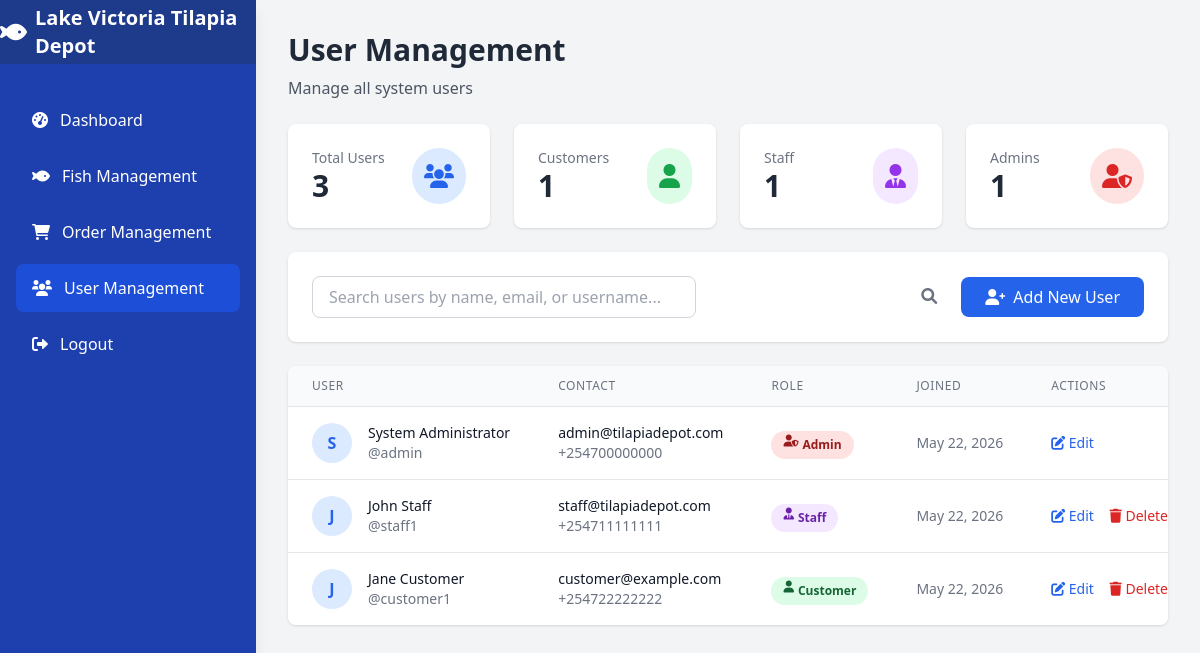
The page /views/staff/users_list.php (signed in) on the database its author committed.
### tables this page shows
CREATE TABLE users (
    id INT PRIMARY KEY AUTO_INCREMENT,
    username VARCHAR(50) UNIQUE NOT NULL,
    email VARCHAR(100) UNIQUE NOT NULL,
    password VARCHAR(255) NOT NULL,
    full_name VARCHAR(100) NOT NULL,
    phone VARCHAR(20),
    address TEXT,
    role ENUM('admin', 'staff', 'customer') DEFAULT 'customer',
    created_at TIMESTAMP DEFAULT CURRENT_TIMESTAMP,
    updated_at TIMESTAMP DEFAULT CURRENT_TIMESTAMP ON UPDATE CURRENT_TIMESTAMP
);

### controllers/UserController.php (called while the page is built, shortened)
<?php
require_once __DIR__ . '/../config/database.php';
require_once __DIR__ . '/../models/User.php';
class UserController
{
    private $user;
    public function __construct()
    {
        $database = new Database();
        $this->db = $database->getConnection();
        $this->user = new User($this->db);
    }
    public function getAllUsers()
    {
        try {
            return $this->user->getAllUsers();
        } catch (Exception $e) {
            error_log("Get all users error: " . $e->getMessage());
            return [];
        }
    }
    public function getUserStatistics()
    {
        try {
            return $this->user->getUserStatistics();
        } catch (Exception $e) {
            error_log("Get user statistics error: " . $e->getMessage());
            return [
                'total_users' => 0,
                'total_customers' => 0,
                'total_staff' => 0,
                'total_admins' => 0
            ];
        }
    }
}

### config/database.php (called while the page is built, shortened)
<?php
class Database
{
    private $host = DB_HOST;
    private $dbname = DB_NAME;
    private $username = DB_USER;
    private $password = DB_PASS;
    public function getConnection()
    {
        $this->conn = null;
        try {
            $this->conn = new PDO(
                "mysql:host=" . $this->host . ";dbname=" . $this->dbname . ";charset=utf8",
                $this->username,
                $this->password
            );
            $this->conn->setAttribute(PDO::ATTR_ERRMODE, PDO::ERRMODE_EXCEPTION);
        } catch (PDOException $exception) {
            error_log("Database connection error: " . $exception->getMessage());
        }
        return $this->conn;
    }
}

### models/user.php (called while the page is built, shortened)
<?php
class User
{
    private $conn;
    private $table = 'users';
    public function __construct($db)
    {
        $this->conn = $db;
    }
    public function getAllUsers()
    {
        $query = "SELECT id, username, email, full_name, phone, address, role, created_at
                  FROM " . $this->table . "
                  ORDER BY created_at DESC";
        $stmt = $this->conn->prepare($query);
        $stmt->execute();
        return $stmt->fetchAll(PDO::FETCH_ASSOC);
    }
    public function getUserStatistics()
    {
        $query = "SELECT
                    COUNT(*) as total_users,
                    SUM(role = 'customer') as total_customers,
                    SUM(role = 'staff') as total_staff,
                    SUM(role = 'admin') as total_admins,
                    MAX(created_at) as latest_signup
                  FROM " . $this->table;
        $stmt = $this->conn->prepare($query);
        $stmt->execute();
        return $stmt->fetch(PDO::FETCH_ASSOC);
    }
}

### views/staff/users_list.php (the view, shortened to what this page needs)
<?php
require_once '../../controllers/AuthController.php';
require_once '../../controllers/UserController.php';
$userController = new UserController();
$searchTerm = $_GET['search'] ?? '';
if (!empty($searchTerm)) {
    $users = $userController->searchUsers($searchTerm);
} else {
    $users = $userController->getAllUsers();
}
$userStats = $userController->getUserStatistics();
?>
<!DOCTYPE html>
<html lang="en">
<head>
    <script src="https://cdn.tailwindcss.com"></script>
    <link href="https://cdnjs.cloudflare.com/ajax/libs/font-awesome/6.0.0/css/all.min.css" rel="stylesheet">
</head>
<body class="bg-gray-100">
    <?php include '../includes/staff_sidebar.php'; ?>
    <div class="ml-64 p-8">
        <div class="mb-6">
            <h1 class="text-3xl font-bold text-gray-800">User Management</h1>
            <p class="text-gray-600 mt-2">Manage all system users</p>
        </div>
        <div class="grid grid-cols-1 md:grid-cols-4 gap-6 mb-6">
            <div class="bg-white rounded-lg shadow p-6">
                <div class="flex items-center justify-between">
                    <div>
                        <p class="text-gray-500 text-sm">Total Users</p>
                        <p class="text-3xl font-bold text-gray-800"><?php echo $userStats['total_users']; ?></p>
                    </div>
                    <div class="bg-blue-100 p-3 rounded-full">
                        <i class="fas fa-users text-blue-600 text-2xl"></i>
                    </div>
                </div>
            </div>
            <div class="bg-white rounded-lg shadow p-6">
                <div class="flex items-center justify-between">
                    <div>
                        <p class="text-gray-500 text-sm">Customers</p>
                        <p class="text-3xl font-bold text-gray-800"><?php echo $userStats['total_customers']; ?></p>
                    </div>
                    <div class="bg-green-100 p-3 rounded-full">
                        <i class="fas fa-user text-green-600 text-2xl"></i>
                    </div>
                </div>
            </div>
            <div class="bg-white rounded-lg shadow p-6">
                <div class="flex items-center justify-between">
                    <div>
                        <p class="text-gray-500 text-sm">Staff</p>
                        <p class="text-3xl font-bold text-gray-800"><?php echo $userStats['total_staff']; ?></p>
                    </div>
                    <div class="bg-purple-100 p-3 rounded-full">
                        <i class="fas fa-user-tie text-purple-600 text-2xl"></i>
                    </div>
                </div>
            </div>
            <div class="bg-white rounded-lg shadow p-6">
                <div class="flex items-center justify-between">
                    <div>
                        <p class="text-gray-500 text-sm">Admins</p>
                        <p class="text-3xl font-bold text-gray-800"><?php echo $userStats['total_admins']; ?></p>
                    </div>
                    <div class="bg-red-100 p-3 rounded-full">
                        <i class="fas fa-user-shield text-red-600 text-2xl"></i>
                    </div>
                </div>
            </div>
        </div>
        <div class="bg-white rounded-lg shadow p-6 mb-6">
            <div class="flex flex-col md:flex-row justify-between items-center gap-4">
                <form method="GET" action="" class="flex-1 w-full md:w-auto">
                    <div class="relative">
                        <input type="text" name="search" placeholder="Search users by name, email, or username..."
                            value="<?php echo htmlspecialchars($searchTerm); ?>"
                            class="w-full md:w-96 px-4 py-2 border border-gray-300 rounded-lg focus:outline-none focus:ring-2 focus:ring-blue-500">
                        <button type="submit" class="absolute right-2 top-2 text-gray-500 hover:text-blue-600">
                            <i class="fas fa-search"></i>
                        </button>
                    </div>
                </form>
                <a href="add_user.php" class="bg-blue-600 text-white px-6 py-2 rounded-lg hover:bg-blue-700 transition duration-200">
                    <i class="fas fa-user-plus mr-2"></i>Add New User
                </a>
            </div>
        </div>
        <div class="bg-white rounded-lg shadow overflow-hidden">
            <div class="overflow-x-auto">
                <table class="min-w-full divide-y divide-gray-200">
                    <thead class="bg-gray-50">
                        <tr>
                            <th class="px-6 py-3 text-left text-xs font-medium text-gray-500 uppercase tracking-wider">User</th>
                            <th class="px-6 py-3 text-left text-xs font-medium text-gray-500 uppercase tracking-wider">Contact</th>
                            <th class="px-6 py-3 text-left text-xs font-medium text-gray-500 uppercase tracking-wider">Role</th>
                            <th class="px-6 py-3 text-left text-xs font-medium text-gray-500 uppercase tracking-wider">Joined</th>
                            <th class="px-6 py-3 text-left text-xs font-medium text-gray-500 uppercase tracking-wider">Actions</th>
                        </tr>
                    </thead>
                    <tbody class="bg-white divide-y divide-gray-200">
                        <?php if (empty($users)): ?>
                            <tr>
                                <td colspan="5" class="px-6 py-8 text-center text-gray-500">
                                    <i class="fas fa-users text-4xl mb-2"></i>
                                    <p>No users found</p>
                                </td>
                            </tr>
                        <?php else: ?>
                            <?php foreach ($users as $user): ?>
                                <tr class="hover:bg-gray-50">
                                    <td class="px-6 py-4 whitespace-nowrap">
                                        <div class="flex items-center">
                                            <div class="flex-shrink-0 h-10 w-10 bg-blue-100 rounded-full flex items-center justify-center">
                                                <span class="text-blue-600 font-semibold">
                                                    <?php echo strtoupper(substr($user['full_name'], 0, 1)); ?>
                                                </span>
                                            </div>
                                            <div class="ml-4">
                                                <div class="text-sm font-medium text-gray-900">
                                                    <?php echo htmlspecialchars($user['full_name']); ?>
                                                </div>
                                                <div class="text-sm text-gray-500">
                                                    @<?php echo htmlspecialchars($user['username']); ?>
                                                </div>
                                            </div>
                                        </div>
                                    </td>
                                    <td class="px-6 py-4">
                                        <div class="text-sm text-gray-900"><?php echo htmlspecialchars($user['email']); ?></div>
                                        <div class="text-sm text-gray-500"><?php echo htmlspecialchars($user['phone'] ?? 'N/A'); ?></div>
                                    </td>
                                    <td class="px-6 py-4 whitespace-nowrap">
                                        <span class="px-3 py-1 inline-flex text-xs leading-5 font-semibold rounded-full
                                            <?php
                                            echo $user['role'] === 'admin' ? 'bg-red-100 text-red-800' : ($user['role'] === 'staff' ? 'bg-purple-100 text-purple-800' :
                                                'bg-green-100 text-green-800');
                                            ?>">
                                            <i class="fas fa-<?php
                                                                echo $user['role'] === 'admin' ? 'user-shield' : ($user['role'] === 'staff' ? 'user-tie' : 'user');
                                                                ?> mr-1"></i>
                                            <?php echo ucfirst($user['role']); ?>
                                        </span>
                                    </td>
                                    <td class="px-6 py-4 whitespace-nowrap text-sm text-gray-500">
                                        <?php echo date('M j, Y', strtotime($user['created_at'])); ?>
                                    </td>
                                    <td class="px-6 py-4 whitespace-nowrap text-sm font-medium">
                                        <a href="edit_user.php?id=<?php echo $user['id']; ?>"
                                            class="text-blue-600 hover:text-blue-900 mr-3">
                                            <i class="fas fa-edit"></i> Edit
                                        </a>
                                        <?php if ($user['id'] != $_SESSION['user_id']): ?>
                                            <form method="POST" action="" class="inline" onsubmit="return confirm('Are you sure you want to delete this user? This action cannot be undone.');">
                                                <button type="submit" class="text-red-600 hover:text-red-900">
                                                    <i class="fas fa-trash"></i> Delete
                                                </button>
                                            </form>
                                        <?php endif; ?>
                                    </td>
                                </tr>
                            <?php endforeach; ?>
                        <?php endif; ?>
                    </tbody>
                </table>
            </div>
        </div>
    </div>
</body>
</html>

### views/includes/staff_sidebar.php
<?php
$current_page = basename($_SERVER['PHP_SELF']);
?>
<div class="fixed inset-y-0 left-0 w-64 bg-blue-800 shadow-lg z-40">
    <div class="flex items-center justify-center h-16 bg-blue-900">
        <div class="flex items-center space-x-2">
            <i class="fas fa-fish text-white text-2xl"></i>
            <span class="text-white text-xl font-bold"><?php echo SITE_NAME; ?></span>
        </div>
    </div>
    <nav class="mt-8">
        <div class="px-4 space-y-2">
            <a href="dashboard.php"
                class="flex items-center px-4 py-3 text-white rounded-lg <?php echo $current_page == 'dashboard.php' ? 'bg-blue-700' : 'hover:bg-blue-700'; ?>">
                <i class="fas fa-tachometer-alt mr-3"></i>
                <span>Dashboard</span>
            </a>
            <a href="fish_list.php"
                class="flex items-center px-4 py-3 text-white rounded-lg <?php echo $current_page == 'fish_list.php' ? 'bg-blue-700' : 'hover:bg-blue-700'; ?>">
                <i class="fas fa-fish mr-3"></i>
                <span>Fish Management</span>
            </a>
            <a href="orders.php"
                class="flex items-center px-4 py-3 text-white rounded-lg <?php echo $current_page == 'orders.php' ? 'bg-blue-700' : 'hover:bg-blue-700'; ?>">
                <i class="fas fa-shopping-cart mr-3"></i>
                <span>Order Management</span>
            </a>
            <?php if ($_SESSION['role'] == 'admin'): ?>
                <a href="users_list.php"
                    class="flex items-center px-4 py-3 text-white rounded-lg <?php echo $current_page == 'users_list.php' ? 'bg-blue-700' : 'hover:bg-blue-700'; ?>">
                    <i class="fas fa-users mr-3"></i>
                    <span>User Management</span>
                </a>
            <?php endif; ?>
            <a href="../auth/logout.php"
                class="flex items-center px-4 py-3 text-white rounded-lg hover:bg-red-600 mt-8">
                <i class="fas fa-sign-out-alt mr-3"></i>
                <span>Logout</span>
            </a>
        </div>
    </nav>
</div>

### rows shown on the page
users: full_name "S", full_name "System Administrator", username "admin", email "admin@tilapiadepot.com", phone "+254700000000", role "Admin", created_at "May 22, 2026"
users: full_name "J", full_name "John Staff", username "staff1", email "staff@tilapiadepot.com", phone "+254711111111", role "Staff", created_at "May 22, 2026"
users: full_name "J", full_name "Jane Customer", username "customer1", email "customer@example.com", phone "+254722222222", role "Customer", created_at "May 22, 2026"

### other values the page prints
SITE_NAME "Lake Victoria Tilapia Depot"
$userStats['total_users'] "3"
$userStats['total_customers'] "1"
$userStats['total_staff'] "1"
$userStats['total_admins'] "1"
